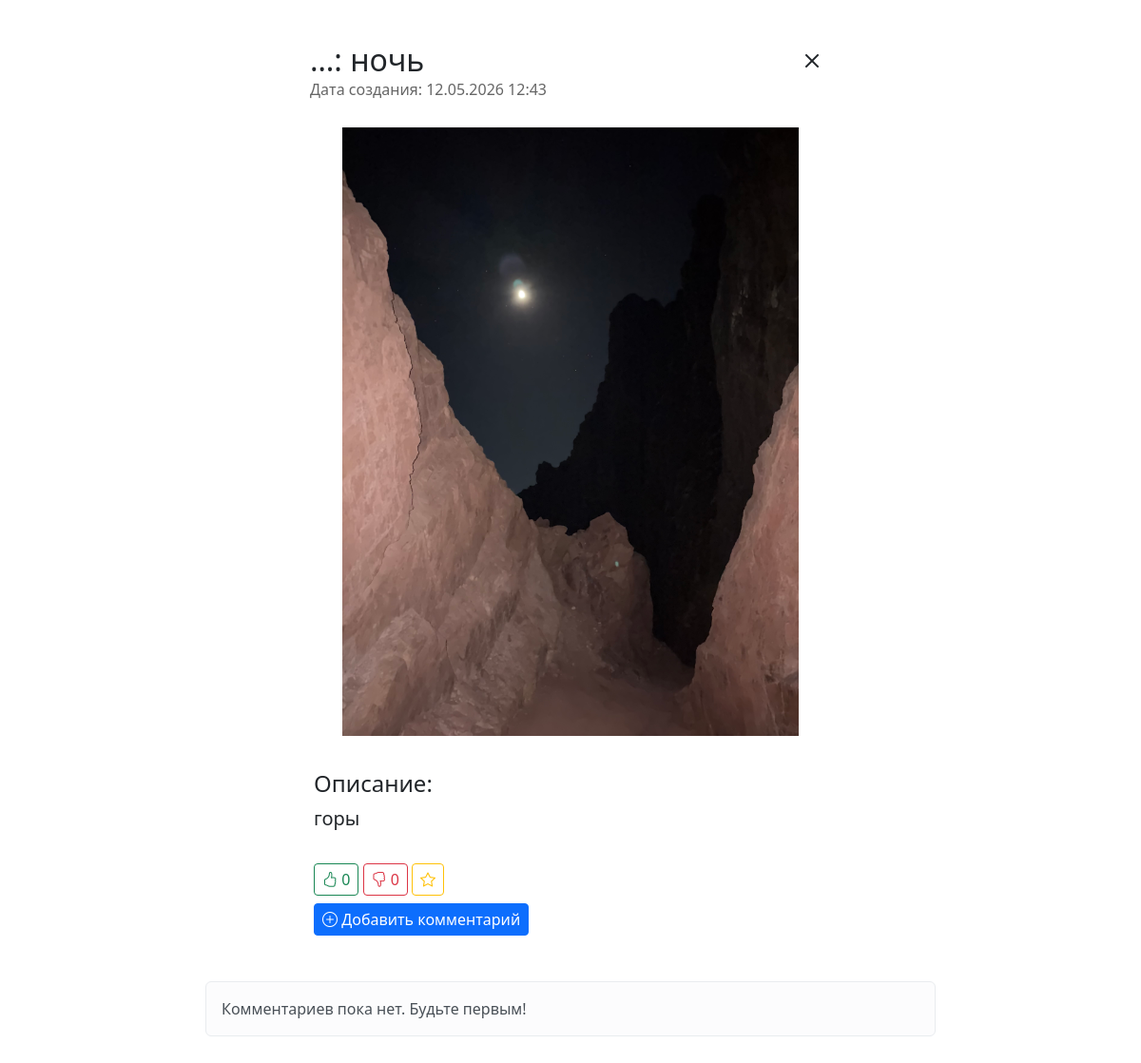
Page /comments/4 (signed in) on the committed database.
### data/users.py (models this page shows, shortened)
class User(SqlAlchemyBase, UserMixin):
    __tablename__ = 'users'
    id = sqlalchemy.Column(sqlalchemy.Integer, primary_key=True, autoincrement=True)
    name = sqlalchemy.Column(sqlalchemy.String, nullable=True)
    about = sqlalchemy.Column(sqlalchemy.String, nullable=True)
    email = sqlalchemy.Column(sqlalchemy.String, index=True, unique=True, nullable=True)
    hashed_password = sqlalchemy.Column(sqlalchemy.String, nullable=True)
    created_date = sqlalchemy.Column(sqlalchemy.DateTime, default=datetime.datetime.now)
    file = sqlalchemy.Column(sqlalchemy.String, nullable=True)
    news = orm.relationship("News", back_populates='user')

### data/news.py (models this page shows)
class News(SqlAlchemyBase):
    __tablename__ = 'news'
    id = sqlalchemy.Column(sqlalchemy.Integer, primary_key=True, autoincrement=True)
    title = sqlalchemy.Column(sqlalchemy.String, nullable=True)
    content = sqlalchemy.Column(sqlalchemy.String, nullable=True)
    created_date = sqlalchemy.Column(sqlalchemy.DateTime, default=datetime.datetime.now)
    is_private = sqlalchemy.Column(sqlalchemy.Boolean, default=True)
    file = sqlalchemy.Column(sqlalchemy.String, nullable=True)
    user_id = sqlalchemy.Column(sqlalchemy.Integer, sqlalchemy.ForeignKey("users.id"))
    user = orm.relationship('User')
    categories = orm.relationship("Category", secondary="association", backref="news")
    likes = orm.relationship('User', secondary=news_likes, backref='liked_news')
    dislikes = orm.relationship('User', secondary=news_dislikes, backref='disliked_news')
    favorites = orm.relationship('User', secondary=news_favorites, backref='favorited_news')
    starred = orm.relationship("User",
                               secondary=news_starred,
                               backref=orm.backref("starred_news", lazy='subquery'))

### main.py (the view)
@app.route('/comments/<int:id>')
def show_comments(id):
    db_sess = db_session.create_session()
    news = db_sess.query(News).filter(News.id == id).first()
    comments = db_sess.query(Comment).filter(Comment.news_id == id).all()
    return render_template('comments.html', title='Комментарии', news=news, comments=comments)

### data/db_session.py (called while the page is built)
def create_session() -> Session:
    global __factory
    return __factory()

### main.py (called while the page is built)
@login_manager.user_loader
def load_user(user_id):
    db_sess = db_session.create_session()
    user = db_sess.get(User, user_id)
    return user

### templates/comments.html (shortened to what this page needs)
<!doctype html>
<html lang="ru">
<head>
    <link href="https://cdn.jsdelivr.net/npm/bootstrap@5.3.2/dist/css/bootstrap.min.css" rel="stylesheet">
    <link rel="stylesheet" href="https://cdn.jsdelivr.net/npm/bootstrap-icons@1.11.3/font/bootstrap-icons.min.css">
</head>
<body>
<div class="container-fluid mt-4 pb-4">
    <section class="row mb-3 g-0">
        <div class="col-lg-3 d-none d-lg-flex align-items-center justify-content-center"></div>
        <div class="col-12 col-lg-6 d-flex flex-column gap-3 p-3">
            <div class="row align-items-center g-0">
                <div class="col-11 col-lg-11 p-1">
                    <h2 class="m-0">{{ news.user.name }}:  {{ news.title }} </h2>
                    <p class="m-0" style="font-size: 1rem; color: #666;">
                        Дата создания: {{ news.created_date.strftime('%d.%m.%Y %H:%M') if news.created_date.strftime else news.created_date }}
                    </p>
                </div>
                <div class="col-1 col-lg-1 align-self-start text-end">
                    <a href="/" class="bi bi-x fs-2 me-2 text-dark"></a>
                </div>
            </div>
            {% if news.file %}
                <div class="p-2 text-center">
                    {% set ful_file = url_for('static', filename='uploads/' + news.file) %}
                    {% if news.file.endswith(('.jpg', '.jpeg', '.png', '.gif', '.webp', '.svg')) %}
                        <img src="{{ ful_file }}" style="max-width: 100%; max-height: 80vh; object-fit: contain;">
                    {% elif news.file.endswith(('.mp4', '.webm', '.ogg', '.mov')) %}
                        <video src="{{ ful_file }}" controls style="max-width: 100%; max-height: 80vh;"></video>
                    {% elif news.file.endswith(('.mp3', '.wav', '.ogg', '.m4a')) %}
                        <audio src="{{ ful_file }}" controls style="width: 100%;" class="mt-2"></audio>
                    {% else %}
                        <div class="roundede-2">
                            <a href="{{ ful_file }}" class="fs-4 btn btn-outline-secondary" download>
                               <i class="bi bi-file-earmark-arrow-down"></i> Скачать {{ news.file }}
                            </a>
                        </div>
                    {% endif %}
                </div>
            {% endif %}
            {% if news.content %}
            <div class="p-2">
                <p class="fs-4 fw-medium mb-1">Описание:</p>
                <div class="fs-5 text-break" style="white-space: pre-wrap;">{{ news.content }}</div>
            </div>
            {% endif %}
            <div class="p-2">
                <div class="mt-0">
                    {% if current_user.is_authenticated %}
                        <a href="/like/{{ news.id }}" class="btn fs-6 btn-sm {{ 'btn-success' if current_user in news.likes else 'btn-outline-success' }}">
                            <i class="bi bi-hand-thumbs-up"></i> {{ news.likes|length }}
                        </a>
                        <a href="/dislike/{{ news.id }}" class="btn fs-6 btn-sm {{ 'btn-danger' if current_user in news.dislikes else 'btn-outline-danger' }}">
                            <i class="bi bi-hand-thumbs-down"></i> {{ news.dislikes|length }}
                        </a>
                        <a href="/favorite/{{ news.id }}" class="btn fs-6 btn-sm {{ 'btn-warning' if current_user in news.favorites else 'btn-outline-warning' }}">
                            <i class="bi bi-star"></i>
                        </a>
                    {% endif %}
                </div>
                {% if current_user.is_authenticated %}
                    <div class="mt-2">
                        <a href="/addcomm/{{ news.id }}" class="btn fs-6 btn-primary btn-sm">
                            <i class="bi bi-plus-circle"></i> Добавить комментарий
                        </a>
                    </div>
                {% endif %}
            </div>
        </div>
        <div class="col-lg-3 d-none d-lg-flex align-items-center justify-content-center"></div>
    </section>
    <section class="row g-0">
        <div class="col-lg-2 d-none d-lg-flex align-items-center justify-content-center"></div>
        <div class="col-12 col-lg-8">
            {% for comment in comments %}
                <div class="card m-2">
                    <div class="card-body">
                        <div class="small d-flex align-items-center mt-2 text-secondary">
                        {% if comment.user.file %}
                        <div class="rounded-circle d-flex align-items-center justify-content-center overflow-hidden shadow-sm"
                             style="width: 40px; height: 40px; flex-shrink: 0; margin-right: 15px;">
                            <img src="{{ url_for('static', filename='uploads/' + comment.user.file) }}"
                                 alt="{{ comment.user.name }}"
                                 class="img-preview"
                                 style="width: 100%; height: 100%; object-fit: cover; cursor: pointer;"
                                 data-bs-toggle="modal" data-bs-target="#imageModal">
                        {% else %}
                        <div class="rounded-circle d-flex align-items-center justify-content-center overflow-hidden shadow-sm bg-primary"
                             style="width: 40px; height: 40px; flex-shrink: 0; margin-right: 15px;">
                            <span class="text-white" style="font-size: 1.5rem; font-weight: bold;">
                                {{ comment.user.name[0] | upper }}
                            </span>
                        {% endif %}
                        </div>
                            {{ comment.user.name }}  |  {{ comment.created_date.strftime('%d.%m.%Y %H:%M') }}
                        </div>
                        <p class="fs-5 mt-2">{{ comment.content }}</p>
                        {% if current_user.is_authenticated and current_user.id == comment.user_id %}
                        <div class="mt-2">
                            <a href="/delete_comment/{{ comment.id }}"
                               class="btn btn-sm btn-outline-danger">
                                <i class="bi bi-trash"></i> Удалить
                            </a>
                        </div>
                        {% endif %}
                    </div>
                </div>
            {% else %}
                <div class="alert alert-light m-2">Комментариев пока нет. Будьте первым!</div>
            {% endfor %}
        </div>
        <div class="col-lg-2 d-none d-lg-flex align-items-center justify-content-center"></div>
    </section>
</div>
</body>
</html>

### rows in the picture
User: user.name "…"
News: title "ночь", created_date "12.05.2026 12:43", content "горы"

### other values in the picture
{{ news.likes|length }} "0"
{{ news.dislikes|length }} "0"
